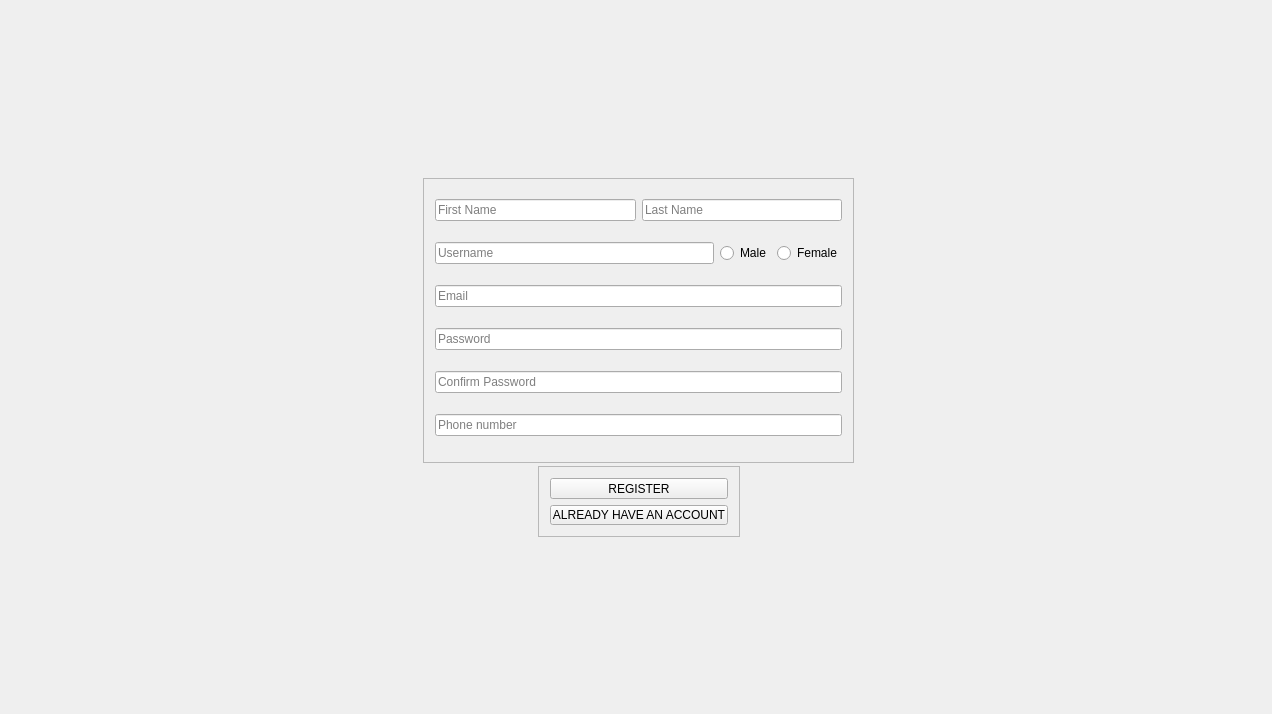
<?xml version="1.0" encoding="UTF-8"?>
<ui version="4.0">
 <class>RegisterPageClass</class>
 <widget class="QMainWindow" name="RegisterPageClass">
  <property name="geometry">
   <rect>
    <x>0</x>
    <y>0</y>
    <width>1272</width>
    <height>714</height>
   </rect>
  </property>
  <property name="windowTitle">
   <string>RegisterPage</string>
  </property>
  <widget class="QWidget" name="centralWidget">
   <widget class="QFrame" name="frame">
    <property name="geometry">
     <rect>
      <x>538</x>
      <y>466</y>
      <width>202</width>
      <height>71</height>
     </rect>
    </property>
    <property name="frameShape">
     <enum>QFrame::Shape::StyledPanel</enum>
    </property>
    <property name="frameShadow">
     <enum>QFrame::Shadow::Raised</enum>
    </property>
    <layout class="QVBoxLayout" name="verticalLayout">
     <item>
      <widget class="QPushButton" name="pushButton_2">
       <property name="sizePolicy">
        <sizepolicy hsizetype="Expanding" vsizetype="Fixed">
         <horstretch>0</horstretch>
         <verstretch>0</verstretch>
        </sizepolicy>
       </property>
       <property name="text">
        <string>REGISTER</string>
       </property>
      </widget>
     </item>
     <item>
      <widget class="QPushButton" name="pushButton">
       <property name="sizePolicy">
        <sizepolicy hsizetype="Expanding" vsizetype="Fixed">
         <horstretch>0</horstretch>
         <verstretch>0</verstretch>
        </sizepolicy>
       </property>
       <property name="text">
        <string>ALREADY HAVE AN ACCOUNT</string>
       </property>
      </widget>
     </item>
    </layout>
   </widget>
   <widget class="QFrame" name="frame_2">
    <property name="geometry">
     <rect>
      <x>423</x>
      <y>178</y>
      <width>431</width>
      <height>285</height>
     </rect>
    </property>
    <property name="frameShape">
     <enum>QFrame::Shape::StyledPanel</enum>
    </property>
    <property name="frameShadow">
     <enum>QFrame::Shadow::Raised</enum>
    </property>
    <layout class="QVBoxLayout" name="verticalLayout_2">
     <property name="spacing">
      <number>12</number>
     </property>
     <item>
      <layout class="QHBoxLayout" name="horizontalLayout">
       <item>
        <widget class="QLineEdit" name="lineEdit">
         <property name="text">
          <string/>
         </property>
         <property name="placeholderText">
          <string>First Name</string>
         </property>
        </widget>
       </item>
       <item>
        <widget class="QLineEdit" name="lineEdit_6">
         <property name="text">
          <string/>
         </property>
         <property name="placeholderText">
          <string>Last Name</string>
         </property>
        </widget>
       </item>
      </layout>
     </item>
     <item>
      <layout class="QHBoxLayout" name="horizontalLayout_2">
       <item>
        <widget class="QLineEdit" name="lineEdit_4">
         <property name="text">
          <string/>
         </property>
         <property name="placeholderText">
          <string>Username</string>
         </property>
        </widget>
       </item>
       <item>
        <widget class="QRadioButton" name="radioButton_2">
         <property name="text">
          <string>Male</string>
         </property>
        </widget>
       </item>
       <item>
        <widget class="QRadioButton" name="radioButton">
         <property name="text">
          <string>Female</string>
         </property>
        </widget>
       </item>
      </layout>
     </item>
     <item>
      <widget class="QLineEdit" name="lineEdit_5">
       <property name="text">
        <string/>
       </property>
       <property name="placeholderText">
        <string>Email</string>
       </property>
      </widget>
     </item>
     <item>
      <widget class="QLineEdit" name="lineEdit_2">
       <property name="text">
        <string/>
       </property>
       <property name="placeholderText">
        <string>Password</string>
       </property>
      </widget>
     </item>
     <item>
      <widget class="QLineEdit" name="lineEdit_3">
       <property name="text">
        <string/>
       </property>
       <property name="placeholderText">
        <string>Confirm Password</string>
       </property>
      </widget>
     </item>
     <item>
      <widget class="QLineEdit" name="lineEdit_7">
       <property name="text">
        <string/>
       </property>
       <property name="placeholderText">
        <string>Phone number</string>
       </property>
      </widget>
     </item>
    </layout>
   </widget>
   <widget class="QLabel" name="label_2">
    <property name="geometry">
     <rect>
      <x>0</x>
      <y>-2</y>
      <width>1280</width>
      <height>720</height>
     </rect>
    </property>
    <property name="text">
     <string/>
    </property>
    <property name="pixmap">
     <pixmap resource="QtWidgetsApplication1.qrc">:/QtWidgetsApplication1/myImages/loginBox.png</pixmap>
    </property>
    <property name="alignment">
     <set>Qt::AlignmentFlag::AlignCenter</set>
    </property>
   </widget>
   <widget class="QLabel" name="label">
    <property name="geometry">
     <rect>
      <x>-3</x>
      <y>-2</y>
      <width>1280</width>
      <height>720</height>
     </rect>
    </property>
    <property name="text">
     <string/>
    </property>
    <property name="pixmap">
     <pixmap resource="QtWidgetsApplication1.qrc">:/QtWidgetsApplication1/myImages/LoginBackGround.jpg</pixmap>
    </property>
   </widget>
   <zorder>label</zorder>
   <zorder>label_2</zorder>
   <zorder>frame</zorder>
   <zorder>frame_2</zorder>
  </widget>
 </widget>
 <layoutdefault spacing="6" margin="11"/>
 <resources>
  <include location="QtWidgetsApplication1.qrc"/>
 </resources>
 <connections/>
</ui>
